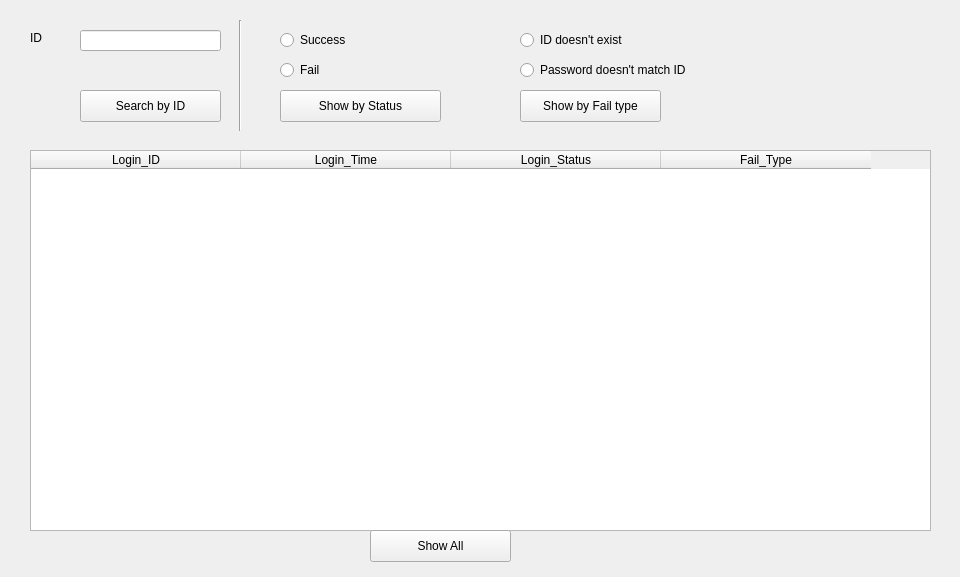
<?xml version="1.0" encoding="UTF-8"?>
<ui version="4.0">
 <class>Search_Login_history</class>
 <widget class="QWidget" name="Search_Login_history">
  <property name="geometry">
   <rect>
    <x>0</x>
    <y>0</y>
    <width>960</width>
    <height>577</height>
   </rect>
  </property>
  <property name="windowTitle">
   <string>Search_Login_history</string>
  </property>
  <widget class="QTableWidget" name="Display_Login_info">
   <property name="geometry">
    <rect>
     <x>30</x>
     <y>150</y>
     <width>901</width>
     <height>381</height>
    </rect>
   </property>
   <attribute name="horizontalHeaderDefaultSectionSize">
    <number>210</number>
   </attribute>
   <column>
    <property name="text">
     <string>Login_ID</string>
    </property>
   </column>
   <column>
    <property name="text">
     <string>Login_Time</string>
    </property>
   </column>
   <column>
    <property name="text">
     <string>Login_Status</string>
    </property>
   </column>
   <column>
    <property name="text">
     <string>Fail_Type</string>
    </property>
   </column>
  </widget>
  <widget class="QPushButton" name="ID_search_button">
   <property name="geometry">
    <rect>
     <x>80</x>
     <y>90</y>
     <width>141</width>
     <height>32</height>
    </rect>
   </property>
   <property name="minimumSize">
    <size>
     <width>141</width>
     <height>32</height>
    </size>
   </property>
   <property name="text">
    <string>Search by ID</string>
   </property>
  </widget>
  <widget class="QLabel" name="ID_label">
   <property name="geometry">
    <rect>
     <x>30</x>
     <y>30</y>
     <width>61</width>
     <height>16</height>
    </rect>
   </property>
   <property name="minimumSize">
    <size>
     <width>61</width>
     <height>16</height>
    </size>
   </property>
   <property name="text">
    <string>ID</string>
   </property>
  </widget>
  <widget class="QLineEdit" name="ID_input">
   <property name="geometry">
    <rect>
     <x>80</x>
     <y>30</y>
     <width>141</width>
     <height>21</height>
    </rect>
   </property>
   <property name="minimumSize">
    <size>
     <width>141</width>
     <height>21</height>
    </size>
   </property>
   <property name="text">
    <string/>
   </property>
  </widget>
  <widget class="Line" name="line_4">
   <property name="geometry">
    <rect>
     <x>230</x>
     <y>20</y>
     <width>20</width>
     <height>111</height>
    </rect>
   </property>
   <property name="minimumSize">
    <size>
     <width>20</width>
     <height>111</height>
    </size>
   </property>
   <property name="orientation">
    <enum>Qt::Vertical</enum>
   </property>
  </widget>
  <widget class="QPushButton" name="Fail_type_button">
   <property name="geometry">
    <rect>
     <x>520</x>
     <y>90</y>
     <width>141</width>
     <height>32</height>
    </rect>
   </property>
   <property name="minimumSize">
    <size>
     <width>141</width>
     <height>32</height>
    </size>
   </property>
   <property name="text">
    <string>Show by Fail type</string>
   </property>
  </widget>
  <widget class="QRadioButton" name="ID_doesnt_exist_button">
   <property name="geometry">
    <rect>
     <x>520</x>
     <y>30</y>
     <width>121</width>
     <height>20</height>
    </rect>
   </property>
   <property name="minimumSize">
    <size>
     <width>100</width>
     <height>20</height>
    </size>
   </property>
   <property name="text">
    <string>ID doesn't exist</string>
   </property>
  </widget>
  <widget class="QRadioButton" name="Password_doesnt_match_ID_button">
   <property name="geometry">
    <rect>
     <x>520</x>
     <y>60</y>
     <width>211</width>
     <height>20</height>
    </rect>
   </property>
   <property name="minimumSize">
    <size>
     <width>100</width>
     <height>20</height>
    </size>
   </property>
   <property name="text">
    <string>Password doesn't match ID</string>
   </property>
  </widget>
  <widget class="QRadioButton" name="Fail_button">
   <property name="geometry">
    <rect>
     <x>280</x>
     <y>60</y>
     <width>100</width>
     <height>20</height>
    </rect>
   </property>
   <property name="minimumSize">
    <size>
     <width>100</width>
     <height>20</height>
    </size>
   </property>
   <property name="text">
    <string>Fail </string>
   </property>
  </widget>
  <widget class="QRadioButton" name="Success_button">
   <property name="geometry">
    <rect>
     <x>280</x>
     <y>30</y>
     <width>100</width>
     <height>20</height>
    </rect>
   </property>
   <property name="minimumSize">
    <size>
     <width>100</width>
     <height>20</height>
    </size>
   </property>
   <property name="text">
    <string>Success</string>
   </property>
  </widget>
  <widget class="QPushButton" name="Status_show_button">
   <property name="geometry">
    <rect>
     <x>280</x>
     <y>90</y>
     <width>161</width>
     <height>32</height>
    </rect>
   </property>
   <property name="minimumSize">
    <size>
     <width>141</width>
     <height>32</height>
    </size>
   </property>
   <property name="text">
    <string>Show by Status</string>
   </property>
  </widget>
  <widget class="QPushButton" name="Show_all_button">
   <property name="geometry">
    <rect>
     <x>370</x>
     <y>530</y>
     <width>141</width>
     <height>32</height>
    </rect>
   </property>
   <property name="minimumSize">
    <size>
     <width>141</width>
     <height>32</height>
    </size>
   </property>
   <property name="text">
    <string>Show All</string>
   </property>
  </widget>
 </widget>
 <resources/>
 <connections/>
</ui>
